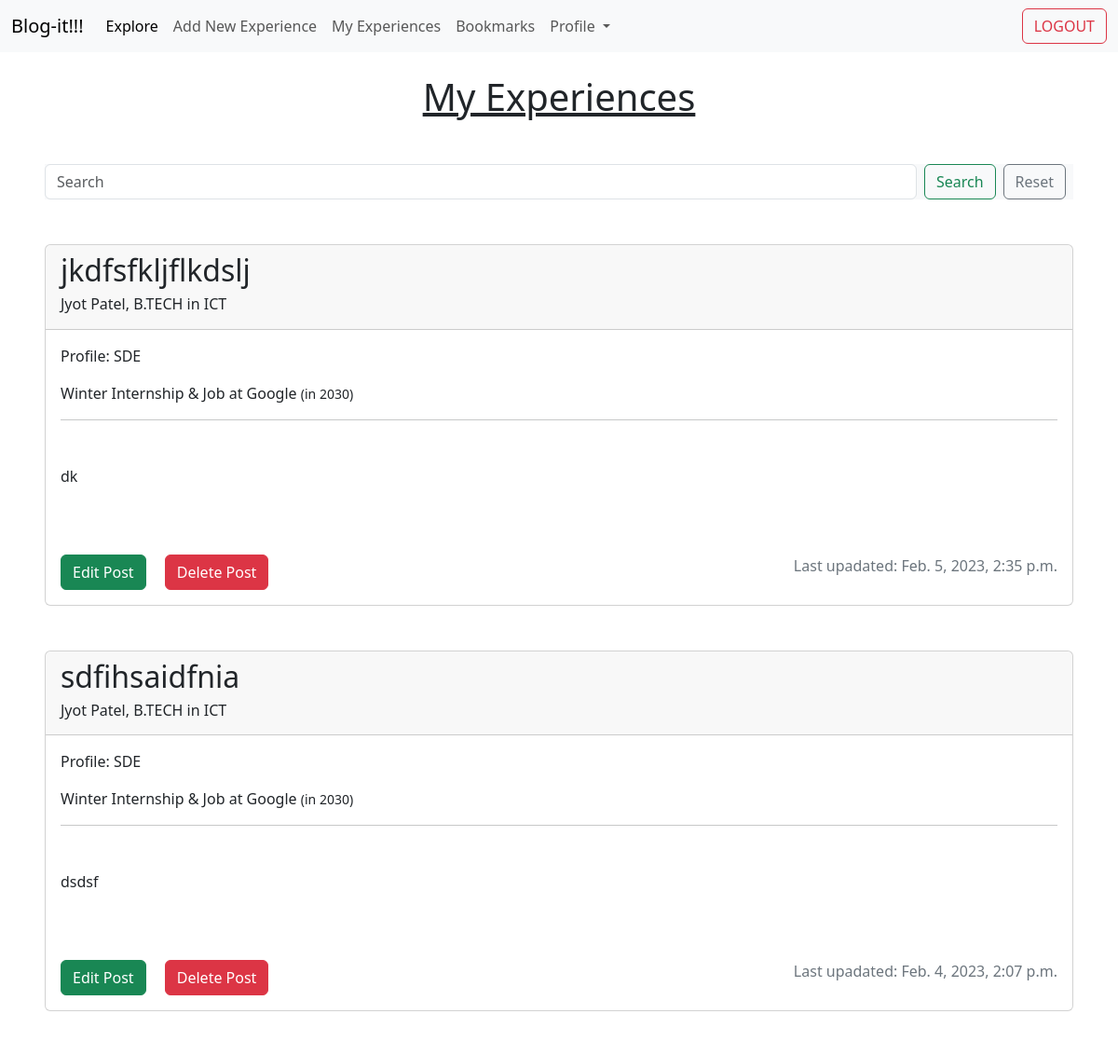
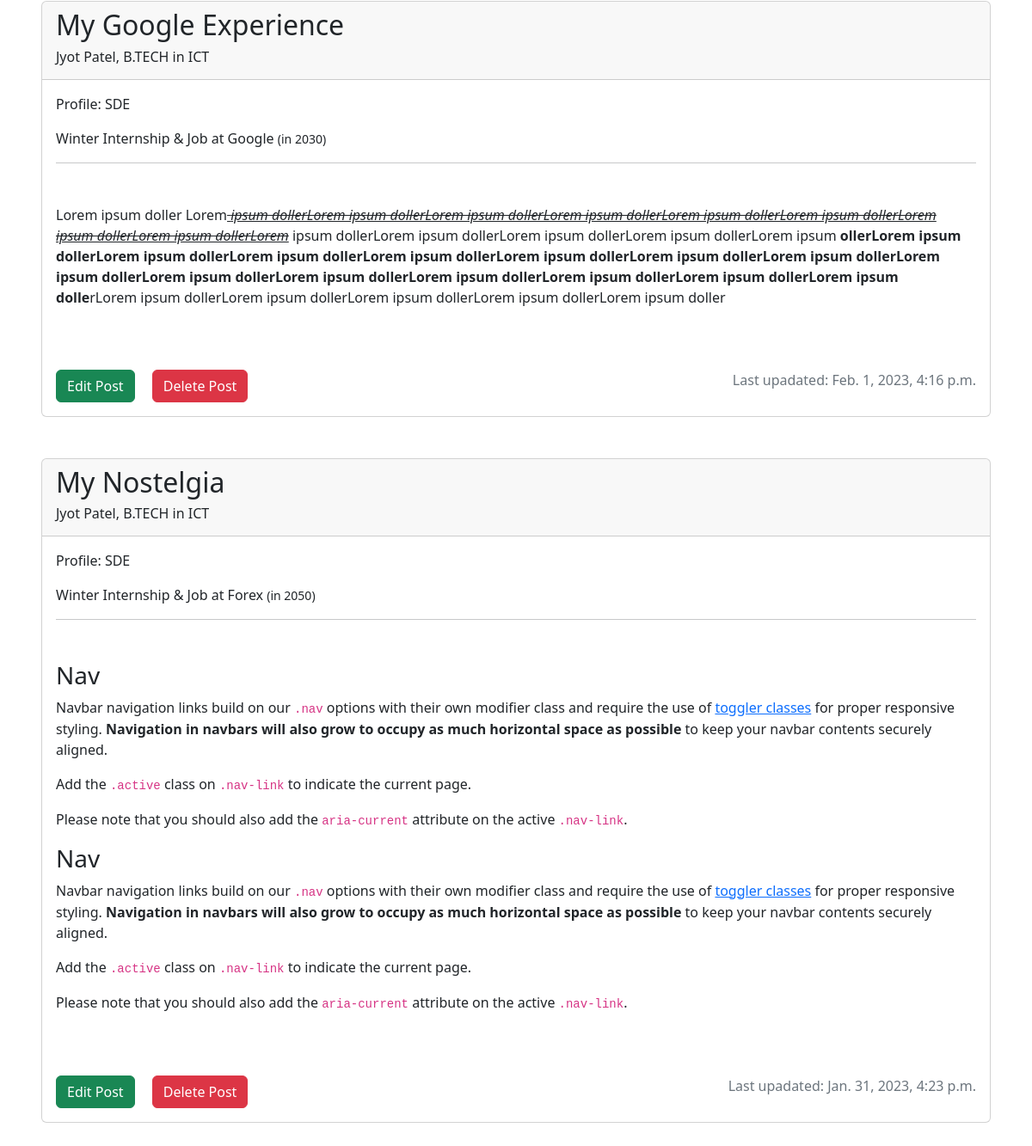
The page /home/my_experience/ (signed in) on the database its author committed (2 pictures, top to bottom).
### home/models.py (models this page shows, shortened)
class BlogPost(models.Model):
    author = models.ForeignKey(NewUser, on_delete=models.CASCADE)
    company = models.CharField(max_length=255, null=True, blank=False)
    year = models.IntegerField(null=True, blank=False)
    job_offer = models.CharField(max_length=25, choices=[("Summer Internship",'Summer Internship'),("Winter Internship & Job",'Winter Internship & Job'), ("Job",'Job'), ("Winter Internship Only",'Winter Internship Only')], null=True, blank=False)
    profile = models.CharField(max_length=255, null=True, blank=False)
    title = models.CharField(max_length=255, null=True, blank=False, unique=True)
    body = RichTextField(null=True, blank=False)
    pub_date = models.DateTimeField(auto_now_add=True)
    bookmark = models.ManyToManyField(NewUser, related_name='bookmark', default=None, blank=True)

### accounts/models.py (models this page shows)
class NewUser(AbstractUser):
    email = models.EmailField(unique=True)
    degree = models.CharField(max_length=6,choices=[("B.TECH",'B.TECH'),("M.TECH",'M.TECH'),("MSC",'MSC')], null=True, blank=False)
    year = models.PositiveIntegerField(null=True, blank=False)
    program = models.CharField(max_length=255, null=True, blank=False)

### home/views.py (the view)
# urls.py: path('my_experience/', my_blog_list.as_view(), name="my_experiences"),
class my_blog_list(LoginRequiredMixin, ListView):
    model = BlogPost
    template_name = 'my_experience.html'
    context_object_name = 'my_obj_list'
    def get_queryset(self):
        current_user = self.request.user
        only_my =  BlogPost.objects.filter(author=current_user).order_by('-id')
        search = self.request.GET.get('search', '')
        searched = only_my.filter(title__icontains=search).order_by('-id')
        return searched

### templates/my_experience.html (shortened to what this page needs)
{% extends 'base.html' %}
{% block content %}
<nav class="navbar navbar-expand-lg navbar-light bg-light">
  <div class="container-fluid">
    <a class="navbar-brand">Blog-it!!!</a>
    <div class="collapse navbar-collapse" id="navbarSupportedContent">
      <ul class="navbar-nav me-auto mb-2 mb-lg-0">
        <li class="nav-item">
          <a class="nav-link active" aria-current="page" href={% url 'explore' %}>Explore</a>
        </li>
        <li class="nav-item">
          <a class="nav-link" href={% url 'add_new_experience' %}>Add New Experience</a>
        </li>
        <li class="nav-item">
          <a class="nav-link" href={% url 'my_experiences' %}>My Experiences</a>
        </li>
        <li class="nav-item">
          <a class="nav-link" href={% url 'bookmarks' %}>Bookmarks</a>
        </li>
        <li class="nav-item dropdown">
          <a class="nav-link dropdown-toggle" href="#" id="navbarDropdown" role="button" data-bs-toggle="dropdown" aria-expanded="false">
            Profile
          </a>
        </li>
      </ul>
      <form class="d-flex" action={% url 'logout' %} method="post">
        <button class="btn btn-outline-danger" type="submit">LOGOUT</button>
      </form>
    </div>
  </div>
</nav>
<h1 class="d-flex justify-content-center m-4"><u>My Experiences</u></h1>
<div class="bg-light m-5">
  <form class="d-flex" role="search">
    <input class="form-control me-2" type="search" placeholder="Search" aria-label="Search" name="search">
    <button class="btn btn-outline-success" type="submit">Search</button>
    <a class="btn btn-outline-secondary mx-2" type="button" href={% url 'my_experiences' %}>Reset</a>
  </form>
</div>
{% for art in my_obj_list %}
<div class="card m-5">
    <div class="card-header">
        <h3 class="fs-2">{{ art.title }}</h3>
        <h6 class=""> {{ art.author.first_name }} {{ art.author.last_name }}, {{ art.author.degree}} in {{ art.author.program}}</h6>
    </div>
    <div class="card-body">
      <p class="">Profile: {{art.profile}}</p>
      <p> {{art.job_offer}} at {{art.company}} <small>(in {{ art.year }})</small> </p>
      <hr>
      <p class="mt-5 card-text fs-5">{% autoescape off %} {{ art.body }} {% endautoescape %}</p>
  </div>
    <div class="d-flex justify-content-between mt-4">
        <div>
        <a href={% url 'edit_post' art.pk %} class="btn btn-success m-3">Edit Post</a>
        <button type="button" class="btn btn-danger" data-bs-toggle="modal" data-bs-target="#staticBackdrop{{art.pk}}">
          Delete Post
        </button>
        </div>
        <p class="text-secondary m-3">Last upadated: {{ art.pub_date}}</p>
    </div>
</div>
{% endfor %}
{% endblock content %}

### rows shown on the page
BlogPost: title "jkdfsfkljflkdslj", author.first_name "Jyot", author.last_name "Patel", author.degree "B.TECH", author.program "ICT", profile "SDE", job_offer "Winter Internship & Job", company "Google", year "2030", body "dk", pub_date "Feb. 5, 2023, 2:35 p.m."
BlogPost: title "sdfihsaidfnia", author.first_name "Jyot", author.last_name "Patel", author.degree "B.TECH", author.program "ICT", profile "SDE", job_offer "Winter Internship & Job", company "Google", year "2030", body "dsdsf", pub_date "Feb. 4, 2023, 2:07 p.m."
BlogPost: title "My Google Experience", author.first_name "Jyot", author.last_name "Patel", author.degree "B.TECH", author.program "ICT", profile "SDE", job_offer "Winter Internship & Job", company "Google", year "2030", body "Lorem ipsum doller Lorem ipsum dollerLorem ipsum dollerLorem ipsum dollerLorem ipsum dollerLorem ipsum dollerLorem ipsum dollerLorem ipsum dollerLorem ipsum dollerLorem ipsum dollerLorem ipsum dollerLorem ipsum dollerLorem ipsum dollerLorem ipsum ollerLorem ipsum dollerLorem ipsum dollerLorem ipsum dollerLorem ipsum dollerLorem ipsum dollerLorem ipsum dollerLorem ipsum dollerLorem ipsum dollerLorem ipsum dollerLorem ipsum dollerLorem ipsum dollerLorem ipsum dollerLorem ipsum dollerLorem ipsum dolle rLorem ipsum dollerLorem ipsum dollerLorem ipsum dollerLorem ipsum dollerLorem ipsum doller", pub_date "Feb. 1, 2023, 4:16 p.m."
BlogPost: title "My Nostelgia", author.first_name "Jyot", author.last_name "Patel", author.degree "B.TECH", author.program "ICT", profile "SDE", job_offer "Winter Internship & Job", company "Forex", year "2050", body "Nav Navbar navigation links build on our .nav options with their own modifier class and require the use of toggler classes for proper responsive styling. Navigation in navbars will also grow to occupy as much horizontal space as possible to keep your navbar contents securely aligned. Add the .active class on .nav-link to indicate the current page. Please note that you should also add the aria-current attribute on the active .nav-link . Nav Navbar navigation links build on our .nav options with their own modifier class and require the use of toggler classes for proper responsive styling. Navigation in navbars will also grow to occupy as much horizontal space as possible to keep your navbar…", pub_date "Jan. 31, 2023, 4:23 p.m."
